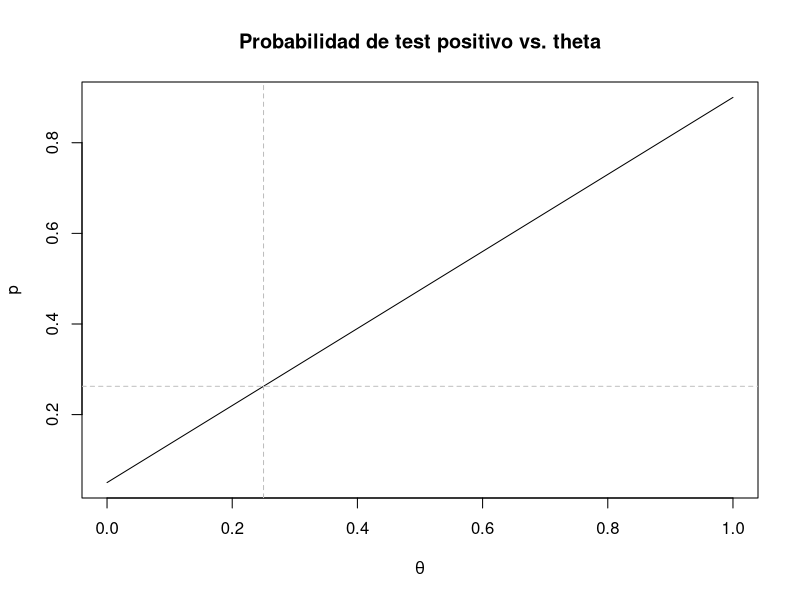
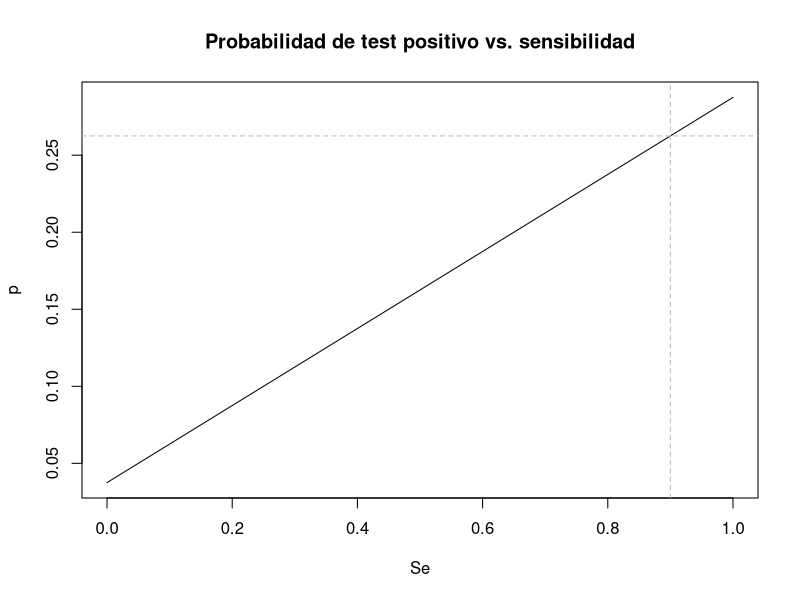
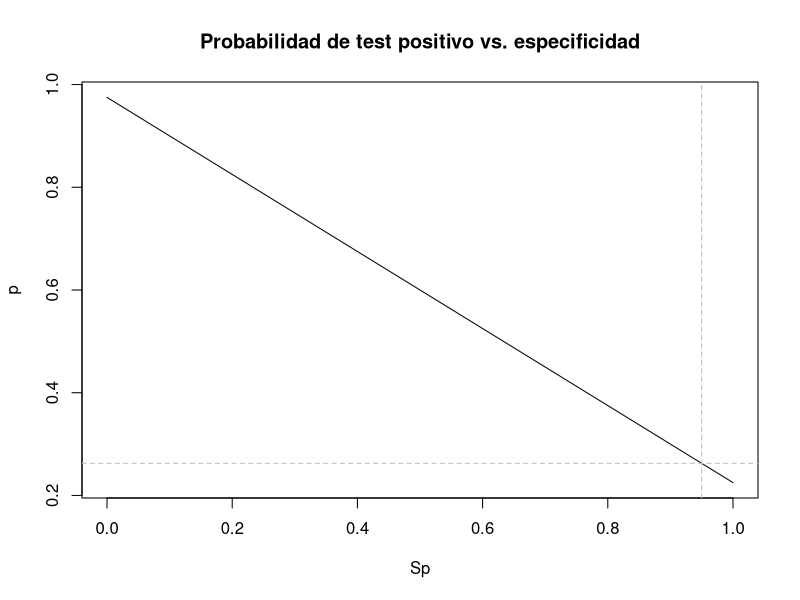
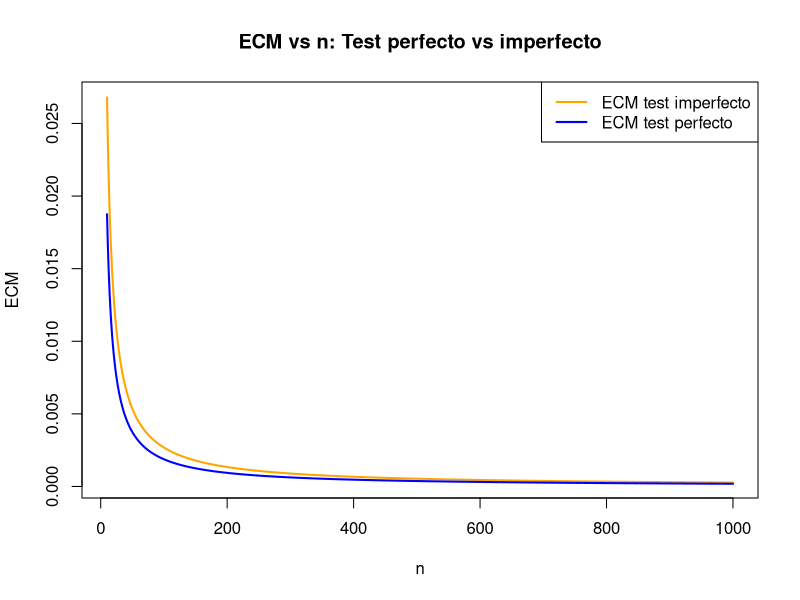
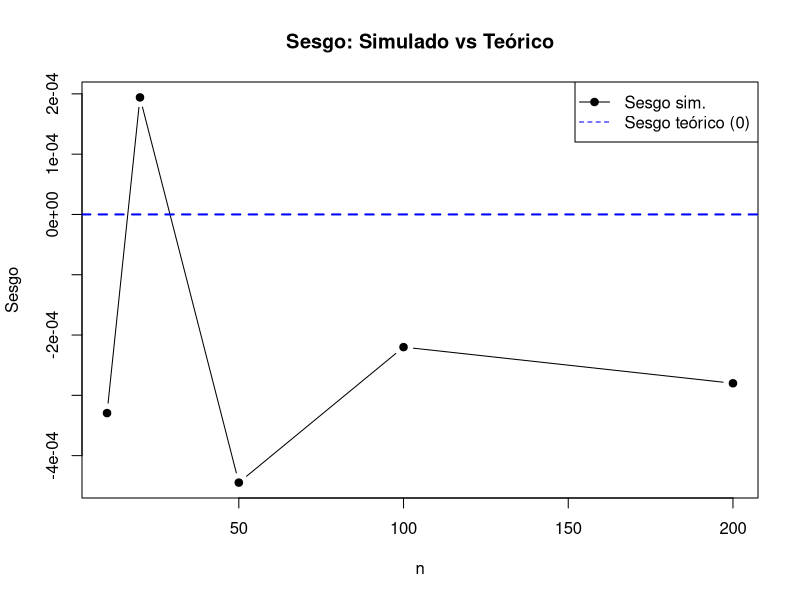
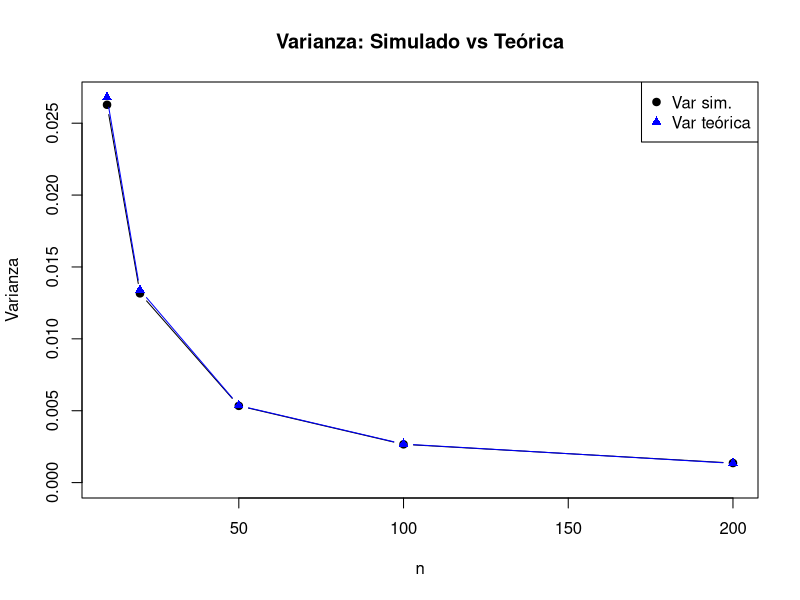
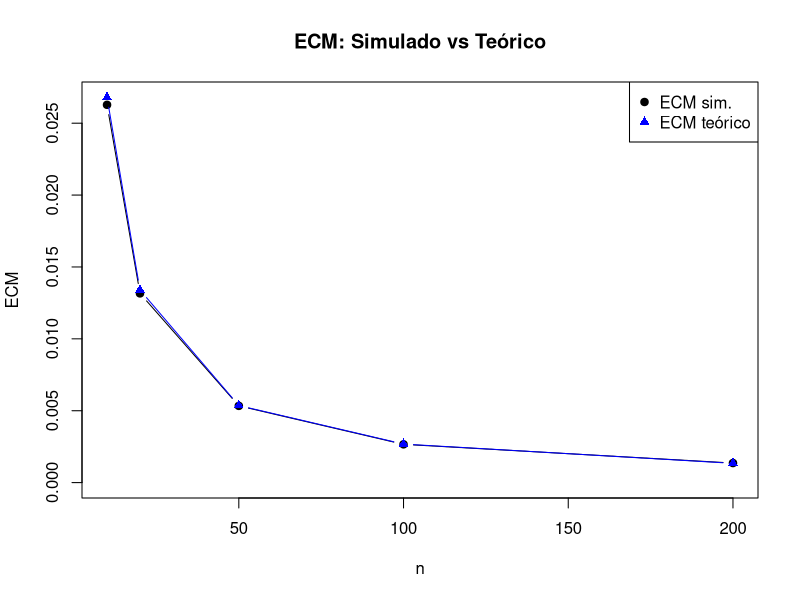
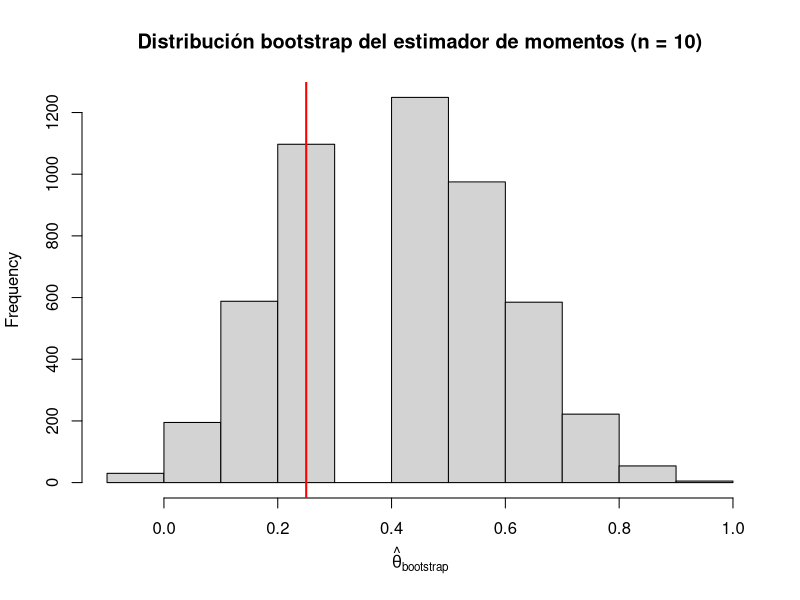

The R script that drew these images, in order:
## ---- chunk 1
set.seed(43)

tita <- 0.25
ns <- c(10, 20, 50, 100, 1000, 10000) #valores de n para los cuales vamos a evaluar la cobertura
Nrep <- 5000                          #empirica
z <- qnorm(0.975)

cubrimientoN <- 0

for (j in seq_along(ns)){
  n <- ns[j]
  cubrimiento <- 0
  
  for(i in 1:Nrep){                                         #repito el experimento 5000 veces.
    muestra <- rbinom(1,n,tita)
    
    estTita <- muestra/n
    termino <- z * sqrt((estTita*(1-estTita))/n)
    intervalo <- c(estTita - termino, estTita + termino)
    
    cubrimiento[i] <- intervalo[1] <= tita && tita <= intervalo[2]
  }
  
  cubrimientoN[j] <- mean(cubrimiento)                  #promedio de veces que el valor real de 
                                                        #tita cayó en el intervalo.
}

cubrimientoEmpirico <- data.frame(n = ns, cubrimiento = cubrimientoN)
## ---- chunk 2
## Valores fijos
Se_fijo  <- 0.9
Sp_fijo  <- 0.95
theta_fijo <- 0.25

## a
theta_grid <- seq(0, 1, length.out = 1000)
p_theta <- Se_fijo * theta_grid + (1 - Sp_fijo) * (1 - theta_grid)

plot(theta_grid, p_theta, type = "l",
     xlab = expression(theta),
     ylab = "p",
     main = "Probabilidad de test positivo vs. theta")
abline(v = theta_fijo, col = "gray", lty = 2)
abline(h = Se_fijo * theta_fijo + (1 - Sp_fijo) * (1 - theta_fijo),
       col = "gray", lty = 2)

## b
Se_grid <- seq(0, 1, length.out = 1000)
p_Se <- Se_grid * theta_fijo + (1 - Sp_fijo) * (1 - theta_fijo)

plot(Se_grid, p_Se, type = "l",
     xlab = "Se",
     ylab = "p",
     main = "Probabilidad de test positivo vs. sensibilidad")
abline(v = Se_fijo, col = "gray", lty = 2)
abline(h = Se_fijo * theta_fijo + (1 - Sp_fijo) * (1 - theta_fijo),
       col = "gray", lty = 2)

## c
Sp_grid <- seq(0, 1, length.out = 1000)
p_Sp <- Se_fijo * theta_fijo + (1 - Sp_grid) * (1 - theta_fijo)

plot(Sp_grid, p_Sp, type = "l",
     xlab = "Sp",
     ylab = "p",
     main = "Probabilidad de test positivo vs. especificidad")
abline(v = Sp_fijo, col = "gray", lty = 2)
abline(h = Se_fijo * theta_fijo + (1 - Sp_fijo) * (1 - theta_fijo),
       col = "gray", lty = 2)

## ---- chunk 3

# Parámetros
tita <- 0.25
Se <- 0.9
Sp <- 0.95

# p real del test imperfecto
p <- (Se + Sp - 1)*tita + (1 - Sp)

# Rango de n
ns <- 10:1000

# ECM del test perfecto
ECM_perfecto <- tita*(1 - tita) / ns

# ECM del test imperfecto 
ECM_imperfecto <- p*(1 - p) / (ns * (Se + Sp - 1)^2)

# Gráfico
plot(ns, ECM_imperfecto,
     type="l", col="orange", lwd=2,
     xlab="n", ylab="ECM",
     main="ECM vs n: Test perfecto vs imperfecto")

lines(ns, ECM_perfecto, col="blue", lwd=2)

legend("topright",
       legend=c("ECM test imperfecto", "ECM test perfecto"),
       col=c("orange", "blue"), lwd=2)

## ---- chunk 4
R <- 10000
ns <- c(10, 20, 50, 100, 200) 

# Función estimador de momentos
tita_corregida <- function(p_hat, Se, Sp) {
  (p_hat - (1 - Sp)) / (Se + Sp - 1)
}

# resultados
resultados_imp <- data.frame(
  n = ns,
  bias_sim = NA,
  var_sim  = NA,
  ecm_sim  = NA,
  var_teo  = NA,
  ecm_teo  = NA
)

for (i in seq_along(ns)) {
  n <- ns[i]
  est_imp <- numeric(R)

  # Probabilidad real del test positivo
  p_Y <- Se*tita + (1 - Sp)*(1 - tita)

  for (r in 1:R) {

    # 1) Genero la muestra de T correctamente
    T <- rbinom(n, 1, p_Y)

    # 2) Estimador de momentos
    p_hat <- mean(T)
    est_imp[r] <- tita_corregida(p_hat, Se, Sp)
  }

  # --- Estadísticos simulados ---
  bias_sim <- mean(est_imp) - tita
  var_sim  <- var(est_imp)
  ecm_sim  <- mean((est_imp - tita)^2)

  # --- Valores teóricos ---
  p_true <- p_Y
  denom  <- Se + Sp - 1
  var_teo <- (p_true*(1 - p_true)) / (n * denom^2)
  ecm_teo <- var_teo   # insesgado

  # --- Guardar ---
  resultados_imp$bias_sim[i] <- bias_sim
  resultados_imp$var_sim[i]  <- var_sim
  resultados_imp$ecm_sim[i]  <- ecm_sim
  resultados_imp$var_teo[i]  <- var_teo
  resultados_imp$ecm_teo[i]  <- ecm_teo
}





## ---- chunk 5

## SESGO (teórico = 0)
plot(resultados_imp$n, resultados_imp$bias_sim,
     type="b", pch=19,
     xlab="n", ylab="Sesgo",
     main="Sesgo: Simulado vs Teórico",
     ylim=c(min(resultados_imp$bias_sim), max(resultados_imp$bias_sim)))

# línea de sesgo teórico = 0
abline(h = 0, col="blue", lwd=2, lty=2)

legend("topright",
       legend=c("Sesgo sim.", "Sesgo teórico (0)"),
       col=c("black","blue"), pch=c(19, NA), lty=c(1,2))

## ---- chunk 6

## VARIANZA
plot(resultados_imp$n, resultados_imp$var_sim,
     type="b", pch=19,
     xlab="n", ylab="Varianza",
     main="Varianza: Simulado vs Teórica",
     ylim=c(0, max(resultados_imp$var_sim, resultados_imp$var_teo)))

lines(resultados_imp$n, resultados_imp$var_teo,
      type="b", pch=17, col="blue")

legend("topright",
       legend=c("Var sim.", "Var teórica"),
       col=c("black","blue"), pch=c(19,17))


## ---- chunk 7

## ECM
plot(resultados_imp$n, resultados_imp$ecm_sim,
     type="b", pch=19,
     xlab="n", ylab="ECM",
     main="ECM: Simulado vs Teórico",
     ylim=c(0, max(resultados_imp$ecm_sim, resultados_imp$ecm_teo)))

lines(resultados_imp$n, resultados_imp$ecm_teo,
      type="b", pch=17, col="blue")

legend("topright",
       legend=c("ECM sim.", "ECM teórico"),
       col=c("black","blue"), pch=c(19,17))


## ---- chunk 8

n <- 10     # tamaño de la muestra
B <- 5000   # cantidad de réplicas bootstrap

# Probabilidad real de T = 1 bajo test imperfecto
p_Y <- Se * tita + (1 - Sp) * (1 - tita)

# Genero una muestra original de T
T <- rbinom(n, 1, p_Y)

# Bootstrap no paramétrico
boot_est <- numeric(B)

for (b in 1:B) {
  T_boot <- sample(T, size = n, replace = TRUE)
  p_hat_boot <- mean(T_boot)
  boot_est[b] <- tita_corregida(p_hat_boot, Se, Sp)
}

# Histograma
hist(boot_est, breaks = 15, freq = TRUE,
     main = "Distribución bootstrap del estimador de momentos (n = 10)",
     xlab = expression(hat(theta)["bootstrap"]))

abline(v = tita, col = "red", lwd = 2)  # valor verdadero

## ---- chunk 9
tita <- 0.25
Se <- 0.9
Sp <- 0.95
p_Y <- Se * tita + (1 - Sp) * (1 - tita)

ns <-  c(10, 20, 50, 100, 1000)
R <- 700 #replicas Monte Carlo
B <- 1000 #remuestreos bootstrap

z <- qnorm(0.975)

res_list <- vector("list",length(ns))
names(res_list) <- as.character(ns)

for (j in seq_along(ns)){
  n <- ns[j]
  cubrimientos <- logical(R)
  longitudes <- numeric(R)
   
  for (r in 1:R){
     T <- rbinom(n,1,p_Y)
     boot_est <- numeric(B)
     
     for (b in 1:B){
       T_boot <- sample(T, size = n, replace = TRUE)
       p_hat_boot <- mean(T_boot)
       boot_est[b] <- tita_corregida(p_hat_boot, Se, Sp)
     }
     
     lower <- quantile(boot_est, probs = 0.025, names = FALSE)
     upper <- quantile(boot_est, probs = 0.975, names = FALSE)
     
     cubrimientos[r] <- (lower <= tita) && (tita <= upper)
     longitudes[r] <- (upper - lower)
  }
  
  res_list[[j]] <- list(
    n = n,
    cubrimiento = mean(cubrimientos),
    longitud_media = mean(longitudes)
  )
   
}

res_df <- do.call(rbind, lapply(res_list, function(z){
  data.frame(n = z$n,
             cubrimiento = z$cubrimiento,
             longitud_media = z$longitud_media)
}))
rownames(res_df) <- NULL
## ---- chunk 10
res_listAsint <- vector("list", length(ns))
names(res_listAsint) <- as.character(ns)

for (j in seq_along(ns)){
  n <- ns[j]
  cubrimientos <- logical(R)
  longitudes <- numeric(R)
  
  for (r in 1:R){
    T <- rbinom(n, 1, p_Y)
    
    p_hat <- mean(T)
    tita_hat <- tita_corregida(p_hat,Se,Sp)
    est_Var <- (p_hat*(1-p_hat))/(n*(Se+Sp-1)^2)
    
    termino <- z*sqrt(est_Var)
    lower <- tita_hat - termino
    upper <- tita_hat + termino
    
    cubrimientos[r] <- (lower <= tita) && (tita <= upper)
    longitudes[r] <- (upper - lower)
  }
  
  res_listAsint[[j]] <- list(
    n = n,
    cubrimiento = mean(cubrimientos),
    longitud_media = mean(longitudes)
  )
}

resAsint_df <- do.call(rbind, lapply(res_listAsint, function(z){
  data.frame(n = z$n,
             cubrimiento = z$cubrimiento,
             longitud_media = z$longitud_media)
}))
rownames(resAsint_df) <- NULL
## ---- chunk 11
knitr::kable(res_df, digits = 4, caption = "Bootstrap Percentil")
## ---- chunk 12
knitr::kable(resAsint_df, digits = 4, caption = "Intervalos Asintóticos")
## ---- chunk 13
#Definimos los valores.
n_pre <- 100
n_post <- 100
Se <- 0.9
Sp <- 0.95
tita_pre <- 0.2
tita_post <- 0.15

#Calculamos p_pre y p_post:

p_pre <- (Se + Sp - 1)* tita_pre + (1 - Sp)
p_post <- (Se + Sp - 1)* tita_post + (1 - Sp)


#Generamos ambas muestras (pre y post):

Xpre <- rbinom(n_pre, 1, p_pre)
Xpost <- rbinom(n_post, 1, p_post)

#Ahora calculamos U(Xpre, Xpost):
p_preHat <- mean(Xpre)
p_postHat <- mean(Xpost)

tita_preHat <- (p_preHat + Sp - 1)/(Se + Sp - 1)
tita_postHat <- (p_postHat + Sp - 1)/(Se + Sp - 1)

Var_preHat <- (p_preHat*(1-p_preHat))/(n_pre*(Se+Sp-1)^2)
Var_postHat <- (p_postHat*(1-p_postHat))/(n_post*(Se+Sp-1)^2)


U <- (tita_postHat - tita_preHat)/(sqrt(Var_postHat + Var_preHat))
## ---- chunk 14
U
## ---- chunk 15
n_pre <- 50
n_post <- 50
Se <- 0.9
Sp <- 0.95
tita_pre <- 0.2
tita_post <- 0.15

#Calculamos p_pre y p_post:

p_pre <- (Se + Sp - 1)* tita_pre + (1 - Sp)
p_post <- (Se + Sp - 1)* tita_post + (1 - Sp)


#Generamos ambas muestras (pre y post):

Xpre <- rbinom(n_pre, 1, p_pre)
Xpost <- rbinom(n_post, 1, p_post)

#Ahora calculamos U(Xpre, Xpost):
p_preHat <- mean(Xpre)
p_postHat <- mean(Xpost)

tita_preHat <- (p_preHat + Sp - 1)/(Se + Sp - 1)
tita_postHat <- (p_postHat + Sp - 1)/(Se + Sp - 1)

Var_preHat <- (p_preHat*(1-p_preHat))/(n_pre*(Se+Sp-1)^2)
Var_postHat <- (p_postHat*(1-p_postHat))/(n_post*(Se+Sp-1)^2)


U50 <- (tita_postHat - tita_preHat)/(sqrt(Var_postHat + Var_preHat))

## ---- chunk 16
U50
## ---- chunk 17
n_pre <- 10
n_post <- 10
Se <- 0.9
Sp <- 0.95
tita_pre <- 0.2
tita_post <- 0.15

#Calculamos p_pre y p_post:

p_pre <- (Se + Sp - 1)* tita_pre + (1 - Sp)
p_post <- (Se + Sp - 1)* tita_post + (1 - Sp)


#Generamos ambas muestras (pre y post):

Xpre <- rbinom(n_pre, 1, p_pre)
Xpost <- rbinom(n_post, 1, p_post)

#Ahora calculamos U(Xpre, Xpost):
p_preHat <- mean(Xpre)
p_postHat <- mean(Xpost)

tita_preHat <- (p_preHat + Sp - 1)/(Se + Sp - 1)
tita_postHat <- (p_postHat + Sp - 1)/(Se + Sp - 1)

Var_preHat <- (p_preHat*(1-p_preHat))/(n_pre*(Se+Sp-1)^2)
Var_postHat <- (p_postHat*(1-p_postHat))/(n_post*(Se+Sp-1)^2)


U10 <- (tita_postHat - tita_preHat)/(sqrt(Var_postHat + Var_preHat))
## ---- chunk 18
U10
## ---- chunk 19

# Estimador de Delta y su desvío estándar
DeltaHat <- tita_postHat - tita_preHat
se_Delta <- sqrt(Var_preHat + Var_postHat)

# Intervalo asintotico 95%
z <- qnorm(0.975)
IC_lower <- DeltaHat - z * se_Delta
IC_upper <- DeltaHat + z * se_Delta

cat("DeltaHat =", round(DeltaHat, 4), "\n")
cat("IC 95% para Delta: [", round(IC_lower, 4), ",", round(IC_upper, 4), "]\n")

